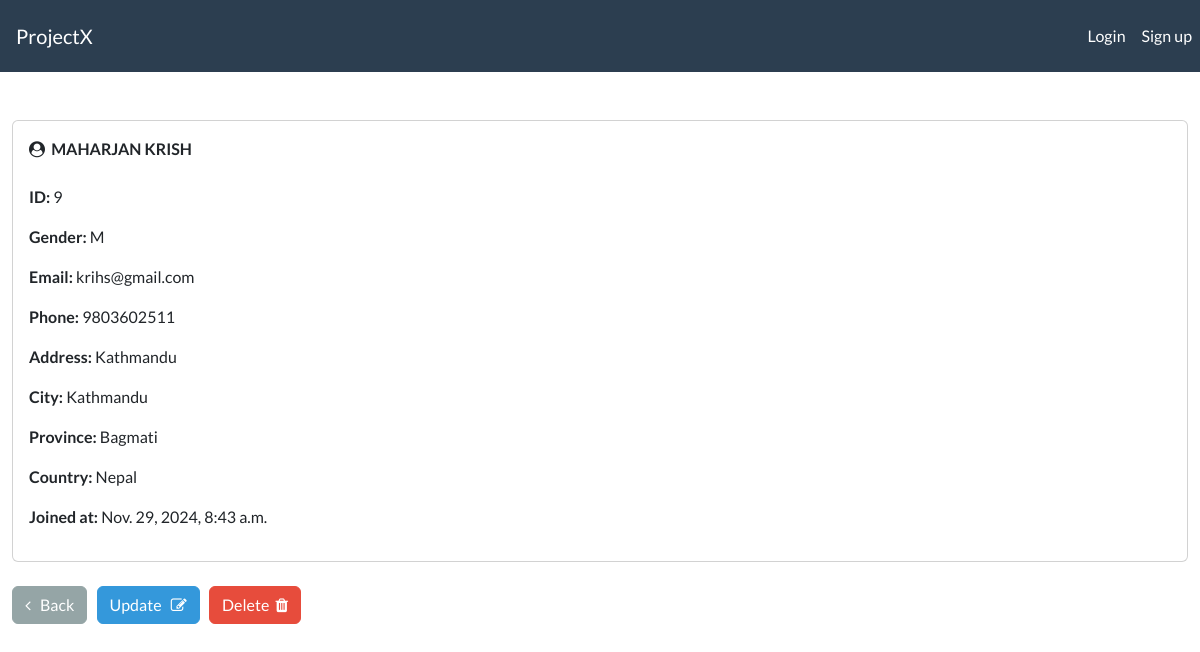
The app's page /view-record/9 with its own data.
### webapp/models.py (models this page shows, shortened)
class Record(models.Model):
    MALE = 'M'
    FEMALE = 'F'
    GENDER_CHOICES = [
        (MALE, 'Male'),
        (FEMALE, 'Female'),
    ]
    user = models.ForeignKey(User, on_delete=models.SET_NULL, null=True, blank=True)
    creation_date = models.DateTimeField(auto_now_add=True)
    first_name = models.CharField(max_length= 255)
    last_name  = models.CharField(max_length= 255)
    email = models.CharField(max_length = 255)
    phone = models.CharField(max_length = 20)
    address = models.CharField(max_length= 255)
    city = models.CharField(max_length= 255)
    province = models.CharField(max_length=255)
    country = models.CharField(max_length=255)
    gender = models.CharField(max_length=1, choices=GENDER_CHOICES, null=True, blank=True)

### webapp/views.py (the view)
# urls.py: path('view-record/<int:pk>',views.singular_record,name = "view-record"),
def singular_record(request, pk):
    all_records = Record.objects.get(id = pk )
    context = {'record':all_records}
    return render(request, 'webapp/view-record.html', context=context)

### webapp/templates/webapp/view-record.html (shortened to what this page needs)
{% extends "webapp/base.html" %}
{% block content %}
<br>
<div class="card">
    <div class="card-body">
        <strong>
            <i class="fa fa-user-circle" aria-hidden="true"></i>&nbsp;
            {{record.last_name|upper}}
            {{record.first_name}}
        <br>
        </strong>
        <br>
        <p><strong> ID: </strong>{{record.id}}</p>
        <p><strong> Gender: </strong>{{record.gender}}</p>
        <p><strong> Email: </strong>{{record.email}}</p>
        <p><strong> Phone: </strong>{{record.phone}}</p>
        <p><strong> Address: </strong>{{record.address}}</p>
        <p><strong> City: </strong>{{record.city}}</p>
        <p><strong> Province: </strong>{{record.province}}</p>
        <p><strong> Country: </strong>{{record.country}}</p>
        <p><strong> Joined at: </strong>{{record.creation_date}}</p>
    </div>
</div>
<br>
<a href="{% url 'dashboard' %}" class="btn btn-secondary"><i class="fa fa-angle-left" aria-hidden="true"></i> &nbsp; Back</a>
<a href="{% url 'update_record' record.id %}" class="btn btn-info">Update &nbsp; <i class="fa fa-pencil-square-o" aria-hidden="true"></i></a>
<a href="{% url 'delete_record' record.id %}"
   class="btn btn-danger"
   onclick="return confirm('Are you sure you want to delete this record?');">
   Delete &nbsp;<i class="fa fa-trash" aria-hidden="true"></i>
</a>
{% endblock %}

### webapp/templates/webapp/base.html (style rules this page uses)
body { display: flex; flex-direction: column; min-height: 100vh; margin: 0; }

### records on screen
Record: last_name "MAHARJAN", first_name "KRISH", id "9", gender "M", email "krihs@gmail.com", phone "9803602511", address "Kathmandu", city "Kathmandu", province "Bagmati", country "Nepal", creation_date "Nov. 29, 2024, 8:43 a.m."
